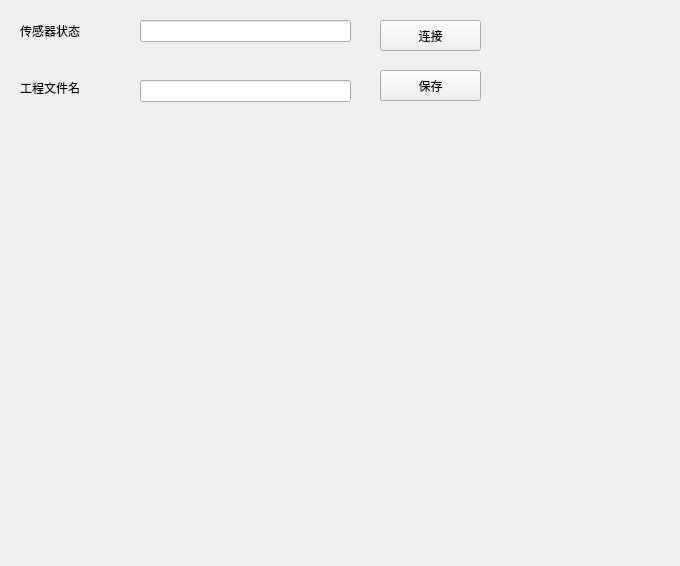
<?xml version="1.0" encoding="UTF-8"?>
<ui version="4.0">
 <class>PageProject</class>
 <widget class="QFrame" name="PageProject">
  <property name="geometry">
   <rect>
    <x>0</x>
    <y>0</y>
    <width>680</width>
    <height>566</height>
   </rect>
  </property>
  <property name="windowTitle">
   <string>Frame</string>
  </property>
  <property name="styleSheet">
   <string notr="true"/>
  </property>
  <widget class="QLabel" name="label">
   <property name="geometry">
    <rect>
     <x>20</x>
     <y>20</y>
     <width>91</width>
     <height>21</height>
    </rect>
   </property>
   <property name="text">
    <string>传感器状态</string>
   </property>
  </widget>
  <widget class="QPushButton" name="pushButton">
   <property name="geometry">
    <rect>
     <x>380</x>
     <y>20</y>
     <width>101</width>
     <height>31</height>
    </rect>
   </property>
   <property name="text">
    <string>连接</string>
   </property>
  </widget>
  <widget class="QLabel" name="label_2">
   <property name="geometry">
    <rect>
     <x>20</x>
     <y>80</y>
     <width>91</width>
     <height>16</height>
    </rect>
   </property>
   <property name="text">
    <string>工程文件名</string>
   </property>
  </widget>
  <widget class="QLineEdit" name="lineEdit">
   <property name="geometry">
    <rect>
     <x>140</x>
     <y>80</y>
     <width>211</width>
     <height>22</height>
    </rect>
   </property>
  </widget>
  <widget class="QPushButton" name="pushButton_2">
   <property name="geometry">
    <rect>
     <x>380</x>
     <y>70</y>
     <width>101</width>
     <height>31</height>
    </rect>
   </property>
   <property name="text">
    <string>保存</string>
   </property>
  </widget>
  <widget class="QLineEdit" name="lineEdit_2">
   <property name="geometry">
    <rect>
     <x>140</x>
     <y>20</y>
     <width>211</width>
     <height>22</height>
    </rect>
   </property>
  </widget>
 </widget>
 <resources/>
 <connections/>
</ui>
